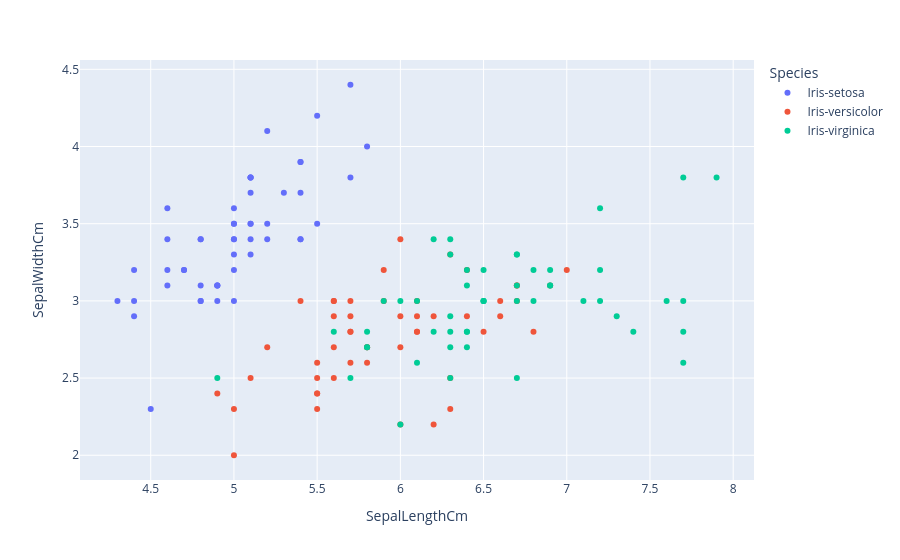

The notebook cell this image was saved under:
### Code cell
import plotly.express as px
fig = px.scatter(df, x='SepalLengthCm', y='SepalWidthCm', color='Species')
fig.show()

### Figure 1 — Plotly figure (JSON) as saved in the notebook; plotly's stock layout.template omitted (floating-point values rounded to 4 significant figures)
{"data": [{"hovertemplate": "Species=Iris-setosa<br>SepalLengthCm=%{x}<br>SepalWidthCm=%{y}<extra></extra>", "legendgroup": "Iris-setosa", "marker": {"color": "#636efa", "symbol": "circle"}, "mode": "markers", "name": "Iris-setosa", "orientation": "v", "showlegend": true, "type": "scatter", "x": [5.1, 4.9, 4.7, 4.6, 5.0, 5.4, 4.6, 5.0, 4.4, 4.9, 5.4, 4.8, 4.8, 4.3, 5.8, 5.7, 5.4, 5.1, 5.7, 5.1, 5.4, 5.1, 4.6, 5.1, 4.8, 5.0, 5.0, 5.2, 5.2, 4.7, 4.8, 5.4, 5.2, 5.5, 4.9, 5.0, 5.5, 4.9, 4.4, 5.1, 5.0, 4.5, 4.4, 5.0, 5.1, 4.8, 5.1, 4.6, 5.3, 5.0], "xaxis": "x", "y": [3.5, 3.0, 3.2, 3.1, 3.6, 3.9, 3.4, 3.4, 2.9, 3.1, 3.7, 3.4, 3.0, 3.0, 4.0, 4.4, 3.9, 3.5, 3.8, 3.8, 3.4, 3.7, 3.6, 3.3, 3.4, 3.0, 3.4, 3.5, 3.4, 3.2, 3.1, 3.4, 4.1, 4.2, 3.1, 3.2, 3.5, 3.1, 3.0, 3.4, 3.5, 2.3, 3.2, 3.5, 3.8, 3.0, 3.8, 3.2, 3.7, 3.3], "yaxis": "y"}, {"hovertemplate": "Species=Iris-versicolor<br>SepalLengthCm=%{x}<br>SepalWidthCm=%{y}<extra></extra>", "legendgroup": "Iris-versicolor", "marker": {"color": "#EF553B", "symbol": "circle"}, "mode": "markers", "name": "Iris-versicolor", "orientation": "v", "showlegend": true, "type": "scatter", "x": [7.0, 6.4, 6.9, 5.5, 6.5, 5.7, 6.3, 4.9, 6.6, 5.2, 5.0, 5.9, 6.0, 6.1, 5.6, 6.7, 5.6, 5.8, 6.2, 5.6, 5.9, 6.1, 6.3, 6.1, 6.4, 6.6, 6.8, 6.7, 6.0, 5.7, 5.5, 5.5, 5.8, 6.0, 5.4, 6.0, 6.7, 6.3, 5.6, 5.5, 5.5, 6.1, 5.8, 5.0, 5.6, 5.7, 5.7, 6.2, 5.1, 5.7], "xaxis": "x", "y": [3.2, 3.2, 3.1, 2.3, 2.8, 2.8, 3.3, 2.4, 2.9, 2.7, 2.0, 3.0, 2.2, 2.9, 2.9, 3.1, 3.0, 2.7, 2.2, 2.5, 3.2, 2.8, 2.5, 2.8, 2.9, 3.0, 2.8, 3.0, 2.9, 2.6, 2.4, 2.4, 2.7, 2.7, 3.0, 3.4, 3.1, 2.3, 3.0, 2.5, 2.6, 3.0, 2.6, 2.3, 2.7, 3.0, 2.9, 2.9, 2.5, 2.8], "yaxis": "y"}, {"hovertemplate": "Species=Iris-virginica<br>SepalLengthCm=%{x}<br>SepalWidthCm=%{y}<extra></extra>", "legendgroup": "Iris-virginica", "marker": {"color": "#00cc96", "symbol": "circle"}, "mode": "markers", "name": "Iris-virginica", "orientation": "v", "showlegend": true, "type": "scatter", "x": [6.3, 5.8, 7.1, 6.3, 6.5, 7.6, 4.9, 7.3, 6.7, 7.2, 6.5, 6.4, 6.8, 5.7, 5.8, 6.4, 6.5, 7.7, 7.7, 6.0, 6.9, 5.6, 7.7, 6.3, 6.7, 7.2, 6.2, 6.1, 6.4, 7.2, 7.4, 7.9, 6.4, 6.3, 6.1, 7.7, 6.3, 6.4, 6.0, 6.9, 6.7, 6.9, 5.8, 6.8, 6.7, 6.7, 6.3, 6.5, 6.2, 5.9], "xaxis": "x", "y": [3.3, 2.7, 3.0, 2.9, 3.0, 3.0, 2.5, 2.9, 2.5, 3.6, 3.2, 2.7, 3.0, 2.5, 2.8, 3.2, 3.0, 3.8, 2.6, 2.2, 3.2, 2.8, 2.8, 2.7, 3.3, 3.2, 2.8, 3.0, 2.8, 3.0, 2.8, 3.8, 2.8, 2.8, 2.6, 3.0, 3.4, 3.1, 3.0, 3.1, 3.1, 3.1, 2.7, 3.2, 3.3, 3.0, 2.5, 3.0, 3.4, 3.0], "yaxis": "y"}], "layout": {"legend": {"title": {"text": "Species"}, "tracegroupgap": 0}, "margin": {"t": 60}, "xaxis": {"anchor": "y", "domain": [0, 1], "title": {"text": "SepalLengthCm"}}, "yaxis": {"anchor": "x", "domain": [0, 1], "title": {"text": "SepalWidthCm"}}}}
